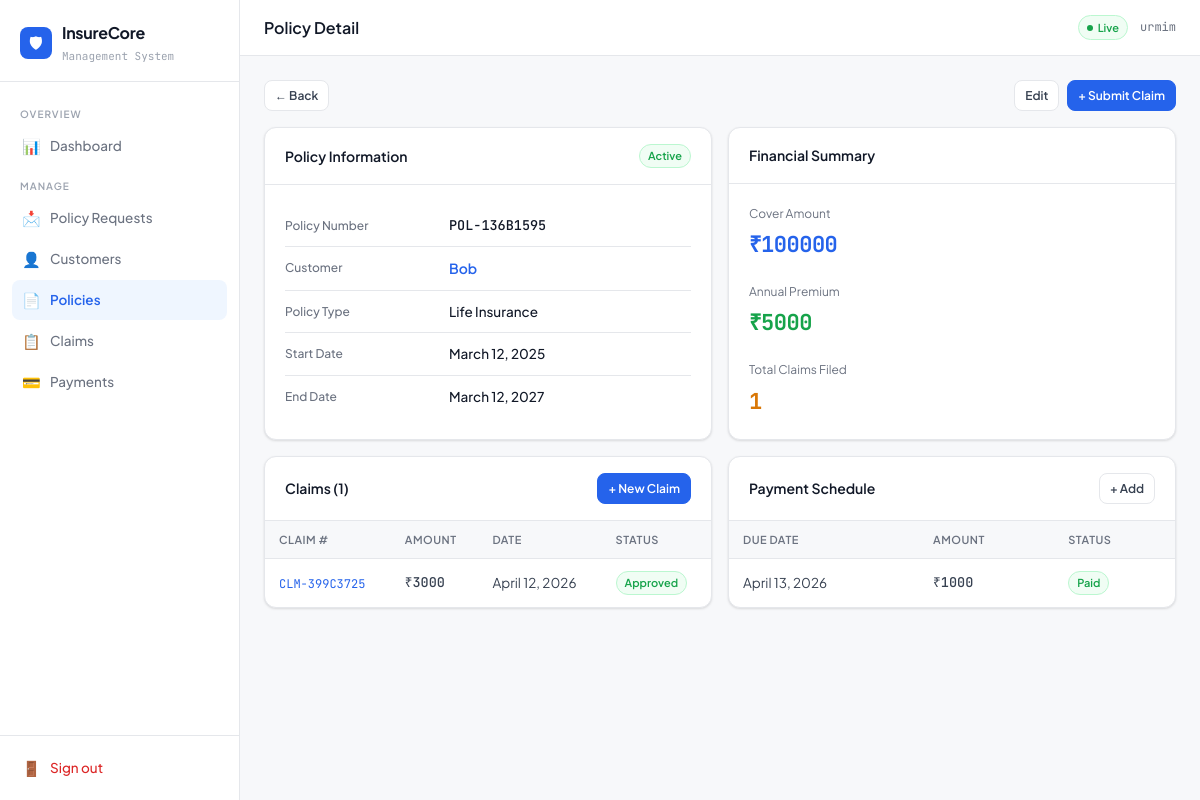
The page /policies/1/ (signed in) on the database its author committed.
### insurance/models.py (models this page shows, shortened)
class Policy(models.Model):
    POLICY_TYPES = [
        ('life', 'Life Insurance'),
        ('health', 'Health Insurance'),
        ('vehicle', 'Vehicle Insurance'),
        ('home', 'Home Insurance'),
        ('travel', 'Travel Insurance'),
    ]
    STATUS_CHOICES = [
        ('active', 'Active'),
        ('expired', 'Expired'),
        ('cancelled', 'Cancelled'),
        ('pending', 'Pending'),
    ]
    customer = models.ForeignKey(Customer, on_delete=models.CASCADE, related_name='policies')
    policy_number = models.CharField(max_length=50, unique=True)
    policy_type = models.CharField(max_length=20, choices=POLICY_TYPES)
    cover_amount = models.DecimalField(max_digits=12, decimal_places=2)
    premium_amount = models.DecimalField(max_digits=10, decimal_places=2)
    start_date = models.DateField()
    end_date = models.DateField()
    status = models.CharField(max_length=20, choices=STATUS_CHOICES, default='active')
    description = models.TextField(blank=True)
    created_at = models.DateTimeField(auto_now_add=True)
    class Meta:
        ordering = ['-created_at']
        verbose_name_plural = 'Policies'

class Customer(models.Model):
    GENDER_CHOICES = [('M', 'Male'), ('F', 'Female'), ('O', 'Other')]
    user = models.OneToOneField(User, on_delete=models.CASCADE, null=True, blank=True)
    name = models.CharField(max_length=150)
    email = models.EmailField(unique=True)
    phone = models.CharField(max_length=20)
    date_of_birth = models.DateField(null=True, blank=True)
    gender = models.CharField(max_length=1, choices=GENDER_CHOICES, default='M')
    address = models.TextField(blank=True)
    created_at = models.DateTimeField(auto_now_add=True)
    class Meta:
        ordering = ['-created_at']

class Claim(models.Model):
    STATUS_CHOICES = [
        ('pending', 'Pending'),
        ('under_review', 'Under Review'),
        ('approved', 'Approved'),
        ('rejected', 'Rejected'),
        ('settled', 'Settled'),
    ]
    policy = models.ForeignKey(Policy, on_delete=models.CASCADE, related_name='claims')
    claim_number = models.CharField(max_length=50, unique=True)
    claim_date = models.DateField(auto_now_add=True)
    incident_date = models.DateField()
    claim_amount = models.DecimalField(max_digits=12, decimal_places=2)
    approved_amount = models.DecimalField(max_digits=12, decimal_places=2, null=True, blank=True)
    reason = models.TextField()
    status = models.CharField(max_length=20, choices=STATUS_CHOICES, default='pending')
    document = models.FileField(upload_to='claims/', null=True, blank=True)
    notes = models.TextField(blank=True)
    created_at = models.DateTimeField(auto_now_add=True)
    updated_at = models.DateTimeField(auto_now=True)
    class Meta:
        ordering = ['-created_at']

class Payment(models.Model):
    STATUS_CHOICES = [
        ('pending', 'Pending'),
        ('paid', 'Paid'),
        ('overdue', 'Overdue'),
        ('waived', 'Waived'),
    ]
    policy = models.ForeignKey(Policy, on_delete=models.CASCADE, related_name='payments')
    amount = models.DecimalField(max_digits=10, decimal_places=2)
    due_date = models.DateField()
    paid_date = models.DateField(null=True, blank=True)
    status = models.CharField(max_length=20, choices=STATUS_CHOICES, default='pending')
    transaction_id = models.CharField(max_length=100, blank=True)
    created_at = models.DateTimeField(auto_now_add=True)
    class Meta:
        ordering = ['due_date']

### insurance/views.py (the view)
# urls.py: path('policies/<int:pk>/', views.policy_detail, name='policy_detail'),
@admin_required
def policy_detail(request, pk):
    policy = get_object_or_404(Policy, pk=pk)
    claims = policy.claims.all()
    payments = policy.payments.all()
    return render(request, 'insurance/policy_detail.html', {
        'policy': policy, 'claims': claims, 'payments': payments
    })

### insurance/views.py (called while the page is built)
def admin_required(view_func):
    from functools import wraps
    @wraps(view_func)
    def wrapper(request, *args, **kwargs):
        if not request.user.is_authenticated:
            return redirect('login')
        if not request.user.is_staff:
            return redirect('customer_portal_dashboard')
        return view_func(request, *args, **kwargs)
    return wrapper

### insurance/templates/insurance/policy_detail.html (shortened to what this page needs)
{% extends "insurance/base.html" %}
{% block page_title %}Policy Detail{% endblock %}
{% block content %}
<div style="margin-bottom:16px;display:flex;align-items:center;justify-content:space-between">
  <a href="{% url 'policies' %}" class="btn btn-secondary btn-sm">← Back</a>
  <div style="display:flex;gap:8px">
    <a href="{% url 'policy_edit' policy.pk %}" class="btn btn-secondary btn-sm">Edit</a>
    <a href="{% url 'claim_add' %}" class="btn btn-primary btn-sm">+ Submit Claim</a>
  </div>
</div>
<div class="two-col" style="margin-bottom:16px">
  <div class="card">
    <div class="card-header">
      <span class="card-title">Policy Information</span>
      <span class="badge badge-{{ policy.status }}">{{ policy.get_status_display }}</span>
    </div>
    <div class="card-body">
      <div class="detail-row"><span class="detail-label">Policy Number</span><span class="detail-value mono">{{ policy.policy_number }}</span></div>
      <div class="detail-row"><span class="detail-label">Customer</span>
        <a href="{% url 'customer_detail' policy.customer.pk %}" style="color:var(--blue);text-decoration:none;font-weight:600">{{ policy.customer.name }}</a>
      </div>
      <div class="detail-row"><span class="detail-label">Policy Type</span><span class="detail-value">{{ policy.get_policy_type_display }}</span></div>
      <div class="detail-row"><span class="detail-label">Start Date</span><span class="detail-value">{{ policy.start_date }}</span></div>
      <div class="detail-row"><span class="detail-label">End Date</span><span class="detail-value">{{ policy.end_date }}</span></div>
    </div>
  </div>
  <div class="card">
    <div class="card-header"><span class="card-title">Financial Summary</span></div>
    <div class="card-body">
      <div style="margin-bottom:20px">
        <div style="font-size:12px;color:var(--text-3);margin-bottom:4px">Cover Amount</div>
        <div class="amount-lg" style="color:var(--blue)">₹{{ policy.cover_amount|floatformat:0 }}</div>
      </div>
      <div style="margin-bottom:20px">
        <div style="font-size:12px;color:var(--text-3);margin-bottom:4px">Annual Premium</div>
        <div class="amount-lg" style="color:var(--green)">₹{{ policy.premium_amount|floatformat:0 }}</div>
      </div>
      <div>
        <div style="font-size:12px;color:var(--text-3);margin-bottom:4px">Total Claims Filed</div>
        <div class="amount-lg" style="color:var(--amber)">{{ claims.count }}</div>
      </div>
    </div>
  </div>
</div>
<div class="two-col">
  <div class="card">
    <div class="card-header">
      <span class="card-title">Claims ({{ claims.count }})</span>
      <a href="{% url 'claim_add' %}" class="btn btn-primary btn-sm">+ New Claim</a>
    </div>
    <div class="table-wrap">
      <table class="data">
        <thead><tr><th>Claim #</th><th>Amount</th><th>Date</th><th>Status</th></tr></thead>
        <tbody>
          {% for c in claims %}
          <tr>
            <td><a href="{% url 'claim_detail' c.pk %}" class="mono" style="color:var(--blue);text-decoration:none">{{ c.claim_number }}</a></td>
            <td class="amount">₹{{ c.claim_amount|floatformat:0 }}</td>
            <td>{{ c.claim_date }}</td>
            <td><span class="badge badge-{{ c.status }}">{{ c.get_status_display }}</span></td>
          </tr>
          {% empty %}
          <tr><td colspan="4" style="text-align:center;color:var(--text-4);padding:20px">No claims filed</td></tr>
          {% endfor %}
        </tbody>
      </table>
    </div>
  </div>
  <div class="card">
    <div class="card-header">
      <span class="card-title">Payment Schedule</span>
      <a href="{% url 'payment_add' %}" class="btn btn-secondary btn-sm">+ Add</a>
    </div>
    <div class="table-wrap">
      <table class="data">
        <thead><tr><th>Due Date</th><th>Amount</th><th>Status</th></tr></thead>
        <tbody>
          {% for p in payments %}
          <tr>
            <td>{{ p.due_date }}</td>
            <td class="amount">₹{{ p.amount|floatformat:0 }}</td>
            <td><span class="badge badge-{{ p.status }}">{{ p.get_status_display }}</span></td>
          </tr>
          {% empty %}
          <tr><td colspan="3" style="text-align:center;color:var(--text-4);padding:20px">No payments</td></tr>
          {% endfor %}
        </tbody>
      </table>
    </div>
  </div>
</div>
{% endblock %}

### insurance/templates/insurance/base.html (shortened to what this page needs)
{% load static %}
<!DOCTYPE html>
<html lang="en">
<head>
</head>
<body>
<div class="layout">
{% if user.is_authenticated %}
<aside class="sidebar">
  <div class="sidebar-brand">
    <div class="brand-row">
      <div class="brand-icon">🛡</div>
      <div>
        <div class="brand-name">InsureCore</div>
        <div class="brand-sub">Management System</div>
      </div>
    </div>
  </div>
  <nav class="sidebar-nav">
    <div class="nav-section">Overview</div>
    <a href="{% url 'dashboard' %}" class="nav-link {% if request.resolver_match.url_name == 'dashboard' %}active{% endif %}">
      <span class="nav-icon">📊</span> Dashboard
    </a>
    <div class="nav-section">Manage</div>
    <a href="{% url 'policy_request_list' %}" class="nav-link {% if 'policy_request' in request.resolver_match.url_name %}active{% endif %}">
  <span class="nav-icon">📩</span> Policy Requests
</a>
    <a href="{% url 'customers' %}" class="nav-link {% if 'customer' in request.resolver_match.url_name %}active{% endif %}">
      <span class="nav-icon">👤</span> Customers
    </a>
    <a href="{% url 'policies' %}" class="nav-link {% if 'polic' in request.resolver_match.url_name %}active{% endif %}">
      <span class="nav-icon">📄</span> Policies
    </a>
    <a href="{% url 'claims' %}" class="nav-link {% if 'claim' in request.resolver_match.url_name %}active{% endif %}">
      <span class="nav-icon">📋</span> Claims
    </a>
    <a href="{% url 'payments' %}" class="nav-link {% if 'payment' in request.resolver_match.url_name %}active{% endif %}">
      <span class="nav-icon">💳</span> Payments
    </a>
  </nav>
  <div class="sidebar-footer">
    <a href="{% url 'logout' %}" class="logout-link">
      <span class="nav-icon">🚪</span> Sign out
    </a>
  </div>
</aside>
{% endif %}
<main class="main" {% if not user.is_authenticated %}style="margin-left:0"{% endif %}>
  {% if user.is_authenticated %}
  <div class="topbar">
    <span class="page-heading">{% block page_title %}Dashboard{% endblock %}</span>
    <div class="topbar-right">
      <span class="badge-live">Live</span>
      <span class="topbar-user">{{ user.username }}</span>
    </div>
  </div>
  {% endif %}
  <div class="content">
    {% block content %}{% endblock %}
  </div>
</main>
</div>
</body>
</html>

### rows shown on the page
Policy: status "Active", policy_number "POL-136B1595", customer.name "Bob", policy_type "Life Insurance", start_date "March 12, 2025", end_date "March 12, 2027", cover_amount "100000", premium_amount "5000", count "1"
Claim: claim_number "CLM-399C3725", claim_amount "3000", claim_date "April 12, 2026", status "Approved"
Payment: due_date "April 13, 2026", amount "1000", status "Paid"

### other values the page prints
{{ user.username }} "urmim"
{{ claims.count }} "1"
